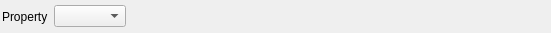
<?xml version="1.0" encoding="UTF-8"?>
<ui version="4.0">
 <class>DataContainerSelectionWidget</class>
 <widget class="QWidget" name="DataContainerSelectionWidget">
  <property name="geometry">
   <rect>
    <x>0</x>
    <y>0</y>
    <width>551</width>
    <height>33</height>
   </rect>
  </property>
  <layout class="QHBoxLayout" name="horizontalLayout">
   <property name="leftMargin">
    <number>2</number>
   </property>
   <property name="topMargin">
    <number>2</number>
   </property>
   <property name="rightMargin">
    <number>2</number>
   </property>
   <property name="bottomMargin">
    <number>2</number>
   </property>
   <item>
    <widget class="QLabel" name="label">
     <property name="text">
      <string>Property</string>
     </property>
    </widget>
   </item>
   <item>
    <widget class="DREAM3DComboBox" name="dataContainerList">
     <property name="toolTip">
      <string>Select A Data Container</string>
     </property>
     <property name="statusTip">
      <string>Select A Data Container</string>
     </property>
    </widget>
   </item>
   <item>
    <spacer name="horizontalSpacer">
     <property name="orientation">
      <enum>Qt::Horizontal</enum>
     </property>
     <property name="sizeHint" stdset="0">
      <size>
       <width>40</width>
       <height>20</height>
      </size>
     </property>
    </spacer>
   </item>
  </layout>
 </widget>
 <customwidgets>
  <customwidget>
   <class>DREAM3DComboBox</class>
   <extends>QComboBox</extends>
   <header location="global">DREAM3DComboBox.h</header>
  </customwidget>
 </customwidgets>
 <resources>
  <include location="../../../../Resources/icons/images/Icons.qrc"/>
 </resources>
 <connections/>
</ui>
